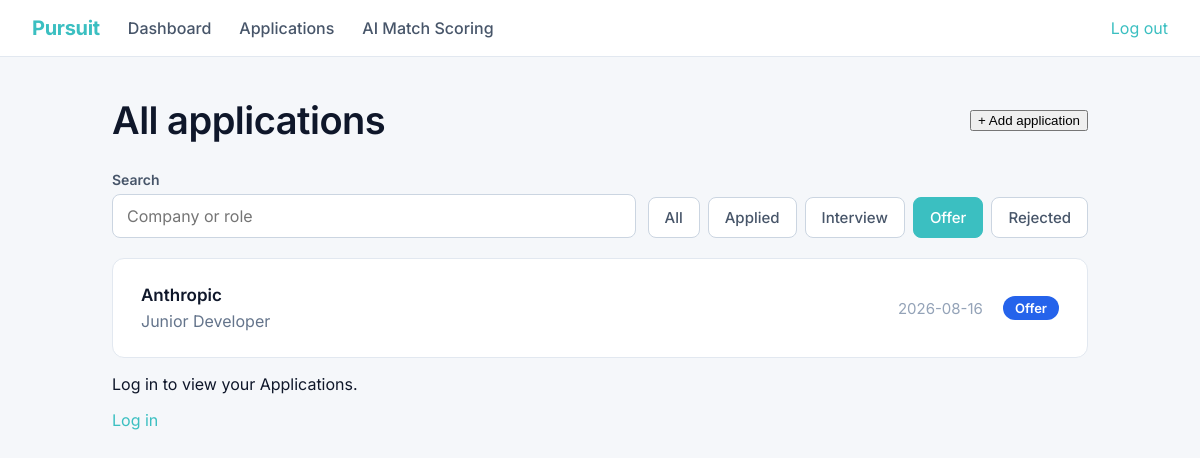
The page /applications?q=&status=Offer (signed in) on the database its author committed.
### tables this page shows
CREATE TABLE applications (
            id INTEGER PRIMARY KEY AUTOINCREMENT,
            company TEXT,
            role TEXT,
            job_description TEXT,
            resume_filename TEXT,
            status TEXT,
            date_applied TIMESTAMP,
            match_score INTEGER,
            missing_keywords TEXT,
            notes TEXT,
            status_updated_at TEXT,
            created_at TIMESTAMP
        , reasoning TEXT);

### app.py (the view)
@app.route('/applications',methods = ['GET','POST'])
def applications():
    if 'username' not in session:
        return render_template('applications.html')
    conn = sqlite3.connect("applications.db")
    conn.row_factory = sqlite3.Row
    cursor = conn.cursor()
    search_query = request.args.get('q', '').strip()
    status_filter = request.args.get('status', 'All')
    cursor.execute("SELECT COUNT(*) FROM applications")
    total_rows = cursor.fetchone()[0]
    query = "SELECT id,company, role, status, date_applied FROM applications WHERE 1=1"
    params = []
    if status_filter != 'All':
        query += " AND status = ?"
        params.append(status_filter)
    if search_query:
        query += " AND (company LIKE ? OR role LIKE ?)"
        like_term = f"%{search_query}%"
        params.extend([like_term, like_term])
    query += " ORDER BY date_applied DESC"
    cursor.execute(query, params)
    filtered_applications = cursor.fetchall()
    conn.close()
    return render_template('applications.html',
                        total_rows=total_rows,
                        filtered_applications=filtered_applications,
                        search_query=search_query,
                        status_filter=status_filter,
                        status_options=['All', 'Applied', 'Interview', 'Offer', 'Rejected'])

### app.py (called while the page is built)
@app.context_processor
def inject_user():
    return dict(logged_in='username' in session)

### templates/applications.html
{% extends "base.html" %}
{% block content %}
{%if logged_in%}
<div class="dashboard">
    <div class="dashboard-header">
        <h1>All applications</h1>
        <a href="{{ url_for('add_application') }}"><button type="button" class="btn-primary">+ Add application</button></a>
    </div>
    <form method="get" action="{{ url_for('applications') }}" class="filter-bar">
        <div class="filter-search">
            <label for="search-all">Search</label>
            <input id="search-all" type="text" name="q" value="{{ search_query }}" placeholder="Company or role">
        </div>
        <div class="filter-buttons">
            {% for option in status_options %}
            <a href="{{ url_for('applications', q=search_query, status=option) }}"
               class="filter-btn {% if status_filter == option %}filter-btn-active{% endif %}">{{ option }}</a>
            {% endfor %}
        </div>
    </form>
   {% if filtered_applications %}
    <div class="recent-panel">
        {% for job in filtered_applications %}
        <a href="{{ url_for('application_detail', id=job['id']) }}" class="recent-row-link">
            <div class="recent-row">
                <div>
                    <div class="recent-company">{{ job['company'] }}</div>
                    <div class="recent-role">{{ job['role'] }}</div>
                </div>
                <div class="recent-right">
                    <span class="recent-date">{{ job['date_applied'] }}</span>
                    <span class="status-tag status-{{ job['status']|lower }}">{{ job['status'] }}</span>
                </div>
            </div>
        </a>
        {% endfor %}
    </div>
    {% else %}
    <div class="empty-state">No applications match yet.</div>
    {% endif %}
{%endif %}
<div class="login-prompt">
        <p>Log in to view your Applications.</p>
        <a href="{{ url_for('auth', mode='login') }}">Log in</a>
    </div>
</div>
{% endblock %}

### static/styles.css (style rules this page uses)
:root { --primary: #3bbfc1; --primary-pressed: #1d4ed8; --primary-deep: #1e3a8a; --navy: #0a1530; --surface: #f5f7fa; --canvas: #ffffff; --hairline: #e2e8f0; --hairline-strong: #cbd5e1; --ink: #0f172a; --charcoal: #1e293b; --slate: #475569; --steel: #64748b; --tint-100: #eff6ff; --tint-200: #dbeafe; --tint-300: #bfdbfe; --stone: #94a3b8; }
* { box-sizing: border-box; }
body { margin: 0; font-family: 'Inter', -apple-system, system-ui, sans-serif; background-color: var(--surface); color: var(--ink); }
a { color: var(--primary); text-decoration: none; }
.dashboard { max-width: 1040px; margin: 0 auto; padding: 40px 32px; }
.dashboard-header { display: flex; justify-content: space-between; align-items: center; margin-bottom: 28px; }
.dashboard-header h1 { font-size: 38px; font-weight: 600; letter-spacing: -0.5px; margin: 0; }
.recent-panel { background: var(--canvas); border: 1px solid var(--hairline); border-radius: 12px; overflow: hidden; }
.recent-row { display: flex; justify-content: space-between; align-items: center; padding: 26px 28px; border-bottom: 1px solid var(--hairline); }
.recent-row:last-child { border-bottom: none; }
.recent-company { font-weight: 600; font-size: 17px; margin-bottom: 6px; }
.recent-role { color: var(--steel); font-size: 16px; }
.recent-right { display: flex; align-items: center; gap: 20px; }
.recent-date { color: var(--stone); font-size: 15px; }
.status-tag { border-radius: 999px; padding: 4px 12px; font-size: 13px; font-weight: 600; }
.status-offer { background: #2563eb; color: #ffffff; }
.filter-bar { display: flex; gap: 12px; align-items: flex-end; margin-bottom: 20px; flex-wrap: wrap; }
.filter-search { flex: 1; min-width: 220px; }
.filter-search label { display: block; font-size: 14px; font-weight: 600; color: var(--slate); margin-bottom: 6px; }
.filter-search input { width: 100%; box-sizing: border-box; height: 44px; padding: 0 14px; border: 1px solid var(--hairline-strong); border-radius: 8px; font-size: 16px; font-family: inherit; background: var(--canvas); color: var(--ink); }
.filter-buttons { display: flex; gap: 8px; flex-wrap: wrap; }
.filter-btn { display: inline-block; border: 1px solid var(--hairline-strong); border-radius: 8px; padding: 10px 16px; font-size: 15px; font-weight: 500; font-family: inherit; cursor: pointer; background: var(--canvas); color: var(--slate); }
.filter-btn-active, .filter-btn-active:hover { background: var(--primary); color: #ffffff; border-color: var(--primary); }
.recent-row-link { text-decoration: none; color: inherit; display: block; }

### rows shown on the page
applications: company "Anthropic", role "Junior Developer", date_applied "2026-08-16", status "Offer"

### other values the page prints
{{ option }} "All" "Applied" "Interview" "Offer" "Rejected"
